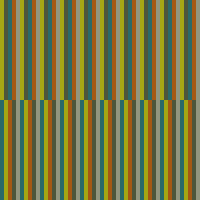
Frame 1 (no input)
Frame 2 (the mouse pressed at the canvas centre, redrawn once): identical to frame 1, image omitted

The Processing sketch that drew this single still picture (run headless with seeded random() and noise(); the mouse was pressed at the canvas centre and the sketch redrawn once):

// Processing sketch: Relativity
// ── Relativity.pde
/**
 * Relativity. 
 * 
 * Each color is perceived in relation to other colors. 
 * The top and bottom bars each contain the same component colors,
 * but a different display order causes individual colors to appear differently. 
 * 
 * Created 23 October 2002
 */
 
color a, b, c, d, e;

void setup() {
  size(200, 200);
  noStroke();
  a = color(165, 167, 20);
  b = color(77, 86, 59);
  c = color(42, 106, 105);
  d = color(165, 89, 20);
  e = color(146, 150, 127);
  noLoop();
}

void draw() {
  drawBand(a, b, c, d, e, 0, 4);
  drawBand(c, a, d, b, e, height/2, 4);
}

void drawBand(color v, color w, color x, color y, color z, int ypos, int barWidth) {
  int num = 5;
  color[] colorOrder = { v, w, x, y, z };
  for(int i = 0; i < width; i += barWidth*num) {
    for(int j = 0; j < num; j++) {
      fill(colorOrder[j]);
      rect(i+j*barWidth, ypos, barWidth, height/2);
    }
  }
}
